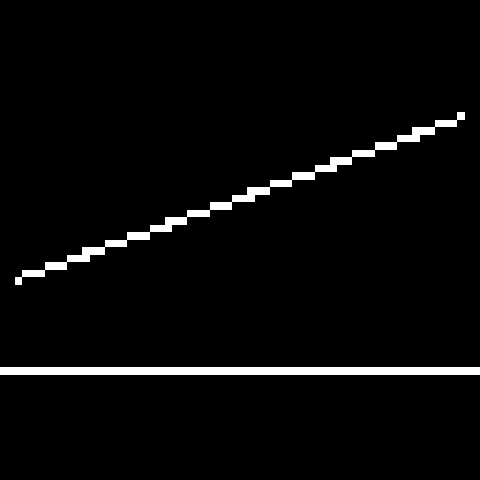
#> input picture 10-hough/imgs/lines.bmp, 480 x 480 px
$ jupyter execute algorithm.ipynb
#> lines starting #> are read from the running program, lines starting #| are printed output that depends on the picture; after the words box and inside, x2 and y2 are one past the last pixel; in counts of white or black regions, pixels touching at a corner belong together
[cell 1]
import cv2
import numpy as np
from matplotlib import pyplot as plt

[cell 2]
#画像表示関数
def  display(data) :
    fig, ax = plt.subplots()
    ax.imshow(data, cmap='binary_r')
    plt.show()

[cell 3]
##
# @brief ハフ変換
# @param img 2値画像（0が背景それ以外がエッジ）
# @param rho Rho方向の刻み
# @param theta 角度方向の刻み(ラジアン)
# @return θ-ρ空間のヒストグラム
def hough_lines(img, rho, theta):
    y, x = np.where(img)
    hough = []

    #rhoの最大値は画像の対角
    rho_max = np.ceil(np.sqrt(img.shape[0] * img.shape[0] + img.shape[1] * img.shape[1]) / rho)
    rng = np.round(np.pi / theta)

    for i in np.arange(-rng, rng):
        rho2 = np.round((x * np.cos(i * theta) + y * np.sin(i * theta)) / rho)
        hist, _ = np.histogram(rho2, bins=np.arange(0, rho_max))
        hough.append(hist)

    return np.array(hough)

##
# @brief ピーク検出
# @param H θ-ρ空間のヒストグラム
# @param threshold 投票数の閾値
# @return ピーク位置でのθ-ρの値
def detectPeak(H, threshold):
    H[H < threshold] = 0

    peak = (H[1:-1, 1:-1] >= H[0:-2, 1:-1]) * (H[1:-1, 1:-1] >= H[2:, 1:-1]) * \
           (H[1:-1, 1:-1] >= H[1:-1, 0:-2]) * (H[1:-1, 1:-1] >= H[1:-1, 2:]) * \
           (H[1:-1, 1:-1] > 0)

    return np.array(np.where(peak)) + 1

[cell 4]

thres = 50 # 検出閾値
rho = 0.5 # ρの分解能
theta = np.pi / 180 # θの分解能

img = cv2.imread("imgs/lines.bmp")[:, :, 1]
#> img: shape (480, 480); 3.3% white; 2 white regions, box (x1, y1, x2, y2) and area: (0, 367, 480, 375) 3840, (15, 112, 465, 285) 3656
edges = cv2.Canny(img, 50, 150, apertureSize=3)
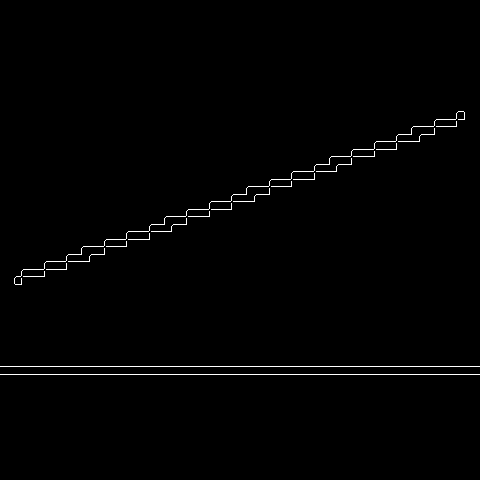
#> edges: shape (480, 480); 0.9% white in thin lines or dots, all inside (x1, y1, x2, y2) = (0, 111, 480, 375)

hough = hough_lines(edges, rho, theta)
#> in hough_lines, `y, x = np.where(img)`: y = 2080 values from 111 to 374; x = 2080 values, max 479 at index 1599, min 0 at index 1120, mean 239.5
#> after the loop in hough_lines, `for i in np.arange(-rng, rng):`: hough = 360 items
peak = detectPeak(hough, thres)
#> in detectPeak, `H[H < threshold] = 0`:
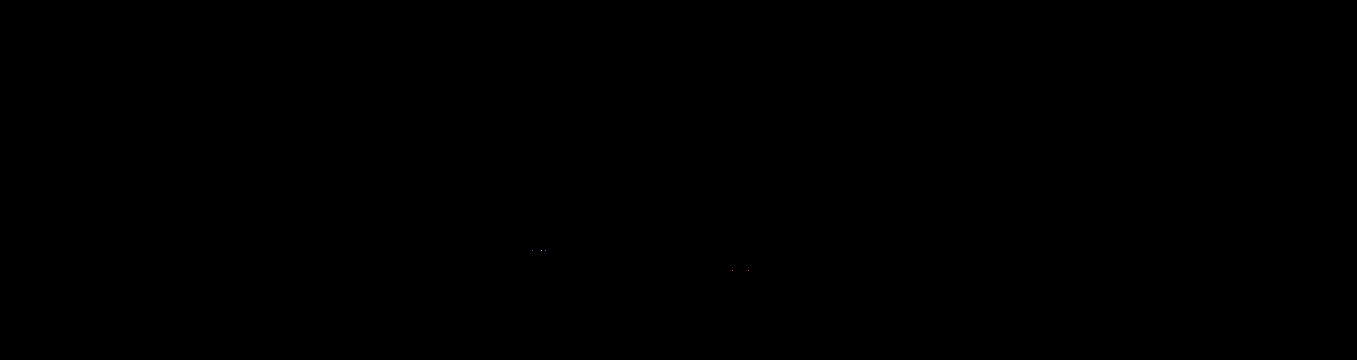
#> H: shape (360, 1357) int64; 4 distinct labels, from 0 to 480; one colour per label, 0 black
#> in detectPeak, `peak = (H[1:-1, 1:-1] >= H[0:-2, 1:-1]) * (H[1:-1, 1:-1] >= H[2:, 1:-1..`: peak: shape (358, 1355) bool; 0% white in thin lines or dots, all inside (x1, y1, x2, y2) = (531, 249, 748, 270)
#> peak = [[250, 250, 250, 270, 270], [532, 541, 545, 732, 748]]

# ピークでの投票数
bins = [hough[peak[0, i], peak[1, i]] for i in range(peak.shape[1])]
#> bins = [51, 53, 51, 480, 480]

# 検証
#lines = cv2.HoughLines(edges, rho, theta, thres)

[cell 5]
display(img)
display(edges)

[cell 6]
bins
#> Out = [51, 53, 51, 480, 480]

$ run again, with 10-hough/imgs/dotline.jpg saved as 10-hough/imgs/lines.bmp
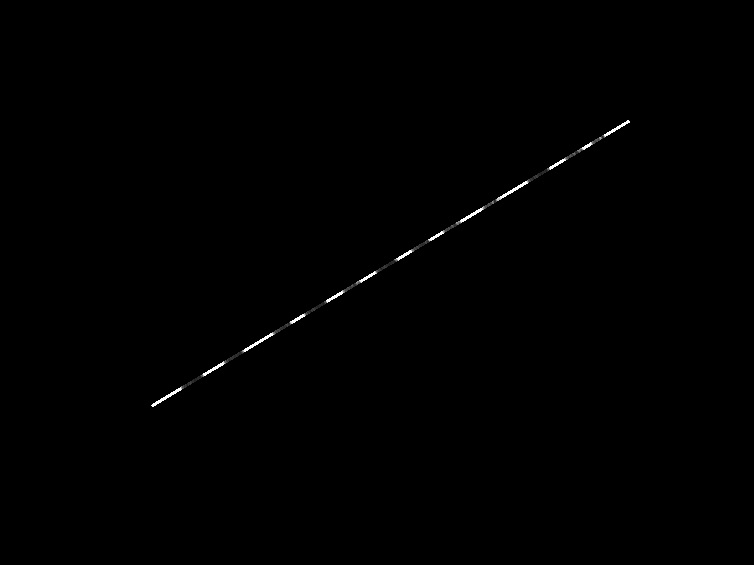
#> input picture 10-hough/imgs/dotline.jpg, 754 x 565 px
#> `edges = cv2.Canny(img, 50, 150, apertureSize=3)`:
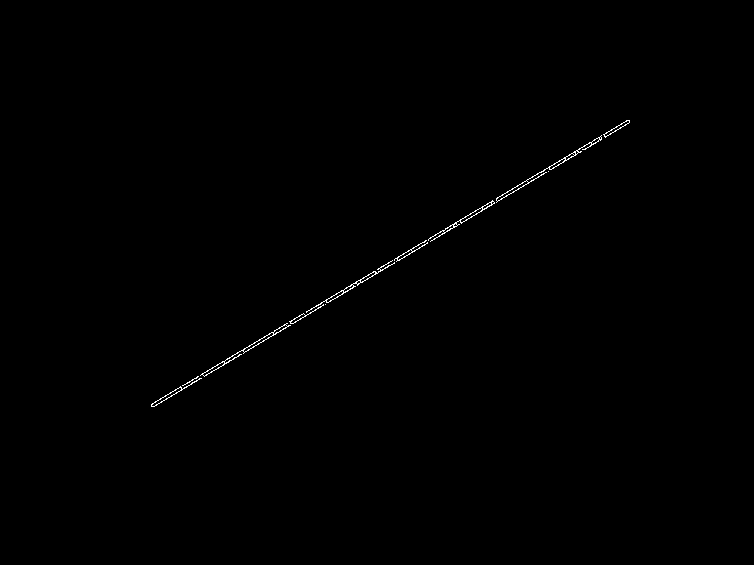
#> edges: shape (565, 754); 0.29% white in thin lines or dots, all inside (x1, y1, x2, y2) = (151, 120, 630, 407)
#> y = 1217 values from 120 to 406; x = 1217 values, max 629 at index 3, min 151 at index 1206, mean 390.6
#> after the loop in hough_lines, `for i in np.arange(-rng, rng):`: hough = 360 items
#> in hough_lines, `return np.array(hough)`:
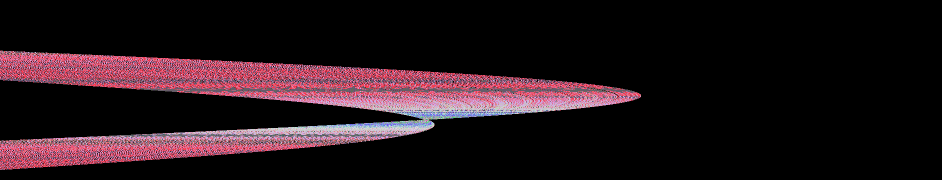
#> returned value: shape (360, 1884) int64 (shown at 1/2 size); 69 distinct labels, from 0 to 172; one colour per label, 0 black
#> H: shape (360, 1884) int64; 23 distinct labels, from 0 to 172
#> peak: shape (358, 1882) bool; 0% white in thin lines or dots, all inside (x1, y1, x2, y2) = (841, 237, 866, 240)
#> bins = [51, 59, 55, 58, 54, 165, 172, 76, 80, 82]
